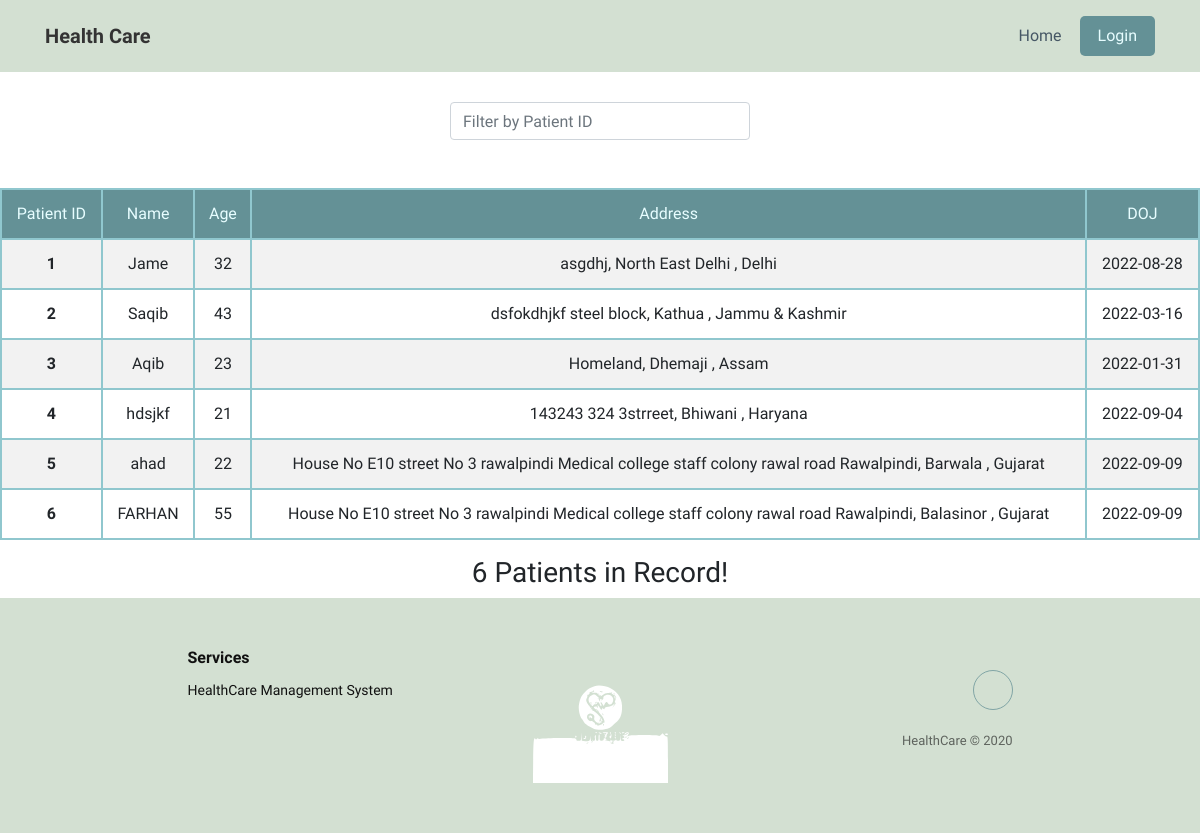
The page /ViewAllPatients on the database as committed earlier.
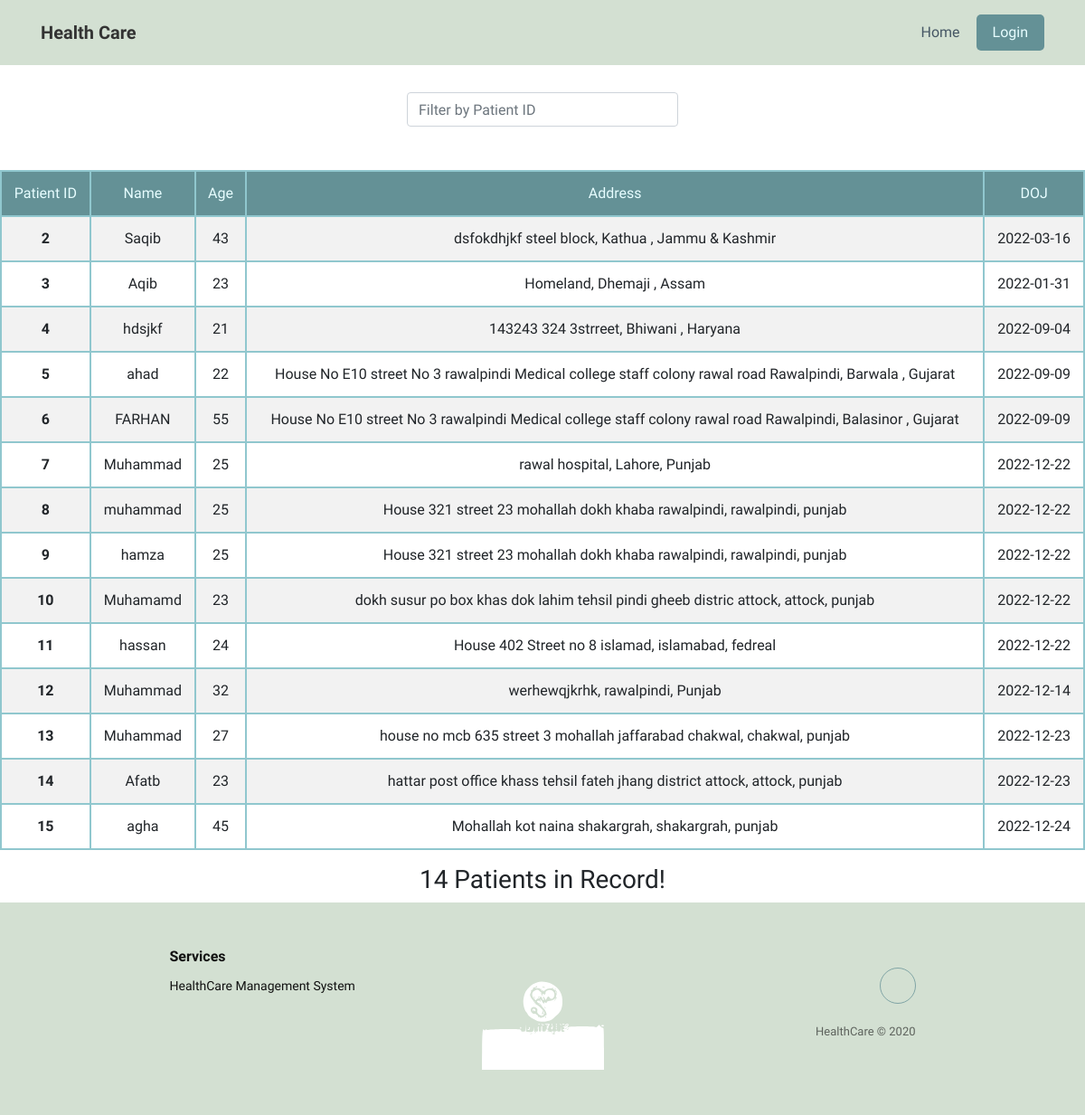
The same page on the database as committed later.
### Models.py (models this page shows, shortened)
class Patient_details(db.Model):
    id = db.Column(db.Integer, primary_key=True)
    name = db.Column(db.String(45), nullable=False)
    age = db.Column(db.Integer, nullable=False)
    ssn_id = db.Column(db.String(45), nullable=False, unique=True)
    admission_date = db.Column(db.Date, nullable=False)
    address = db.Column(db.String(45), nullable=False)
    city = db.Column(db.String(45), nullable=False)
    state = db.Column(db.String(45), nullable=False)
    status = db.Column(db.String(45), nullable=False)
    login_type = db.Column(db.String(5), nullable = False, default = 'P')

### Routes.py (the view)
@app.route("/ViewAllPatients")
def view_patient():
    patient = Patient_details.query.filter_by(status="Admitted")
    return render_template("view_patients.html", patients=patient)

### Routes.py (called while the page is built)
@app.context_processor
def inject_now():
    return {'now': date.today()}

### templates/view_patients.html (shortened to what this page needs)
{% extends 'layout.html' %}
{% block content %}
<div class="form-group" id="search_bar">
    <input type="text" class="search form-control" placeholder="Filter by Patient ID">
    <span class="counter"></span>
</div>
<br/>
<table class="table table-hover table-bordered results table-striped text-center" style="border-color: var(--dark)">
  <thead>
    <tr>
      <th>Patient ID</th>
      <th>Name</th>
      <th>Age</th>
      <th>Address</th>
      <th>DOJ</th>
    </tr>
  </thead>
  <tbody>
    {% for p in patients %}
    <tr>
      <th scope="row">{{p.id}}</th>
      <td>{{p.name}}</td>
      <td>{{p.age}}</td>
      <td>{{p.address}}, {{p.city}}, {{p.state}}</td>
      <td>{{p.admission_date}}</td>
    </tr>
    {% endfor %}
  </tbody>
</table>
<div class="text-center" style="margin-top: 0.5em;">
  <h3>
    {{ patients.count() }} Patients in Record!
  </h3>
</div>
{% endblock %}

### templates/layout.html (shortened to what this page needs)
<!DOCTYPE html>
<html>
<head>
    <link
            rel="stylesheet"
            href="https://cdnjs.cloudflare.com/ajax/libs/twitter-bootstrap/4.5.0/css/bootstrap.min.css"
    />
    <link
            rel="stylesheet"
            href="https://cdnjs.cloudflare.com/ajax/libs/ionicons/2.0.1/css/ionicons.min.css"
    />
    <link rel="stylesheet" href="../static/css/styles.css"/>
</head>
<body>
<header>
    <nav
            class="navbar navbar-light navbar-expand-md navigation-clean"
            style="background-color: transparent;"
    >
        <div class="container">
            <a
                    class="navbar-brand"
                    href="#"
                    style="font-family: Oswald, sans-serif;"
            >Health Care</a
            >
            <div class="collapse navbar-collapse" id="navcol-1">
                <ul class="nav navbar-nav ml-auto">
                    <li class="nav-item" role="presentation">
                        <a class="nav-link {% if home %} active {% endif %}" href="/">Home</a>
                    </li>
                    <li class="nav-item"
                        style="background-color: var(--origin); color: var(--light); border-radius: 5px;">
                        {% if session.get('user') %}
                        <a class="nav-link" href="/logout" style="color: var(--light);">Logout</a>
                        {% else %}
                        <a class="nav-link" href="/login" style="color: var(--light);">Login</a>
                        {% endif %}
                    </li>
                </ul>
            </div>
        </div>
    </nav>
</header>
<main>
    {% block content %}{% endblock %}
</main>
<div class="footer-clean">
    <footer>
        <div class="container">
            <div class="row justify-content-center">
                <div class="col-sm-4 col-md-3 item">
                    <h3>Services</h3>
                    <ul>
                        <li>HealthCare Management System</li>
                    </ul>
                </div>
                <div
                        class="col-sm-4 col-md-3 text-center item"
                        style="padding-top: 0px; padding-bottom: 0px;"
                >
                    <img
                            src="../static/img/logo.svg"
                            style="
                  width: 135px;
                  filter: grayscale(100%) hue-rotate(360deg) invert(100%);
                "
                    />
                </div>
                <div class="col-lg-3 item social">
                    <a href="mailto:asimmushtaq3005@gmail.coms"></a>
                    <p class="copyright">HealthCare © 2020</p>
                </div>
            </div>
        </div>
    </footer>
</div>
</body>
</html>

### static/css/styles.css (style rules this page uses)
:root { --main-color: #d3e0d2; --dark: #111; --origin: #649196; --darkless: #90c7ce; --light: #e7fdff; --grey: rgb(136, 136, 136); }
body { font-family: 'Oswald', sans-serif !important; }
main { min-height: 55vh; }
header, .footer-clean { background: var(--main-color) !important; }
.navigation-clean { background: #fff; padding-top: .75rem; padding-bottom: .75rem; color: #333; border-radius: 0; box-shadow: none; border: none; margin-bottom: 0; }
@media (min-width:768px) { .navigation-clean { padding-top: 1rem; padding-bottom: 1rem; } }
.navigation-clean .navbar-brand { font-weight: bold; color: inherit; }
.navigation-clean .navbar-collapse, .navigation-clean .form-inline { border-top-color: #ddd; }
.navigation-clean.navbar .navbar-nav .nav-link { padding-left: 18px; padding-right: 18px; }
.navigation-clean.navbar-light .navbar-nav .nav-link { color: #465765; }
.footer-clean { padding: 50px 0; color: var(--dark); }
.footer-clean h3 { margin-top: 0; margin-bottom: 12px; font-weight: bold; font-size: 16px; }
.footer-clean ul { padding: 0; list-style: none; line-height: 1.6; font-size: 14px; margin-bottom: 0; }
.footer-clean .item.social { text-align: right; }
.footer-clean .item.social > a { font-size: 24px; width: 40px; height: 40px; line-height: 40px; display: inline-block; text-align: center; border-radius: 50%; border: 1px solid var(--origin); margin-left: 10px; margin-top: 22px; color: inherit; opacity: 0.75; }
.footer-clean .copyright { margin-top: 14px; margin-bottom: 0; font-size: 13px; opacity: 0.6; }
.form-group { margin-bottom: .8rem; }
.counter { padding: 8px; color: #ccc; margin: -10px auto 0px; }
table { max-width: 1200px; width: 95vw; margin: 0 auto; }
thead tr th { font-weight: normal; background-color: var(--origin) !important; color: var(--light) !important; }
#search_bar { width: 300px; margin: 30px auto 0px auto; }
table.table-bordered > thead > tr > th { border:2px solid var(--darkless); }
table.table-bordered > tbody > tr > td { border:2px solid var(--darkless); }
table.table-bordered > tbody > tr > th { border:2px solid var(--darkless); }

Rows that differ between the two databases and show on the page:
removed Patient_details: id "1", name "Jame", age "32", address "asgdhj", city "North East Delhi", state "Delhi", admission_date "2022-08-28"
added Patient_details: id "7", name "Muhammad", age "25", address "rawal hospital", city "Lahore", state "Punjab", admission_date "2022-12-22"
added Patient_details: id "8", name "muhammad", age "25", address "House 321 street 23 mohallah dokh khaba rawalpindi", city "rawalpindi", state "punjab", admission_date "2022-12-22"
added Patient_details: id "9", name "hamza", age "25", address "House 321 street 23 mohallah dokh khaba rawalpindi", city "rawalpindi", state "punjab", admission_date "2022-12-22"
added Patient_details: id "10", name "Muhamamd", age "23", address "dokh susur po box khas dok lahim tehsil pindi gheeb distric attock", city "attock", state "punjab", admission_date "2022-12-22"
added Patient_details: id "11", name "hassan", age "24", address "House 402 Street no 8 islamad", city "islamabad", state "fedreal", admission_date "2022-12-22"
added Patient_details: id "12", name "Muhammad", age "32", address "werhewqjkrhk", city "rawalpindi", state "Punjab", admission_date "2022-12-14"
added Patient_details: id "13", name "Muhammad", age "27", address "house no mcb 635 street 3 mohallah jaffarabad chakwal", city "chakwal", state "punjab", admission_date "2022-12-23"
added Patient_details: id "14", name "Afatb", age "23", address "hattar post office khass tehsil fateh jhang district attock", city "attock", state "punjab", admission_date "2022-12-23"
added Patient_details: id "15", name "agha", age "45", address "Mohallah kot naina shakargrah", city "shakargrah", state "punjab", admission_date "2022-12-24"
Other text that changed with them:
{{ patients.count() }}: "6" → "14"
